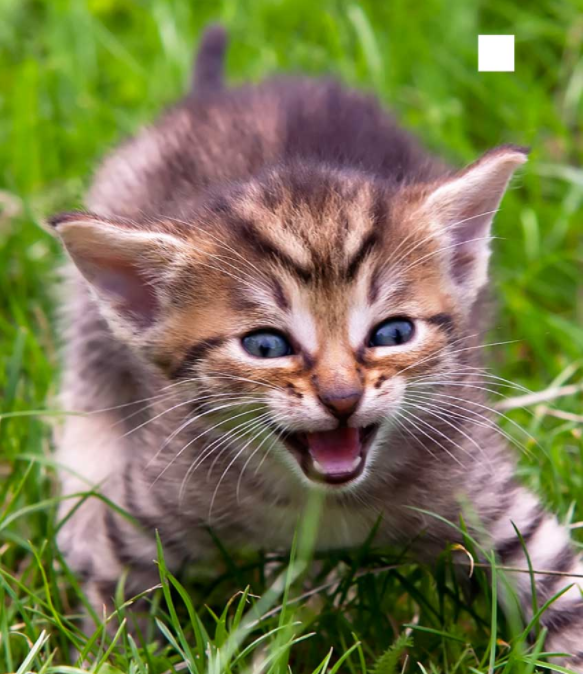
#> input picture DeepLearning_IMGPR/Images/2.png, 583 x 674 px, found by its file name
$ python Rotate.py
#> lines starting #> are read from the running program, lines starting #| are printed output that depends on the picture
import cv2

img = cv2.imread("C://Users//KARTHIK//OneDrive//Desktop//INFOSYS//2.png")
#> img is the input picture: shape (674, 583, 3); mean B, G, R 77.2, 120.1, 120
(h, w) = img.shape[:2]
#> h = 674; w = 583
center = (w // 2, h // 2)
#> center = (291, 337)

angle = 45
scale = 1.0

rotation_matrix = cv2.getRotationMatrix2D(center, angle, scale)
rotated_img = cv2.warpAffine(img, rotation_matrix, (w, h)) #warpAffine does rotation here
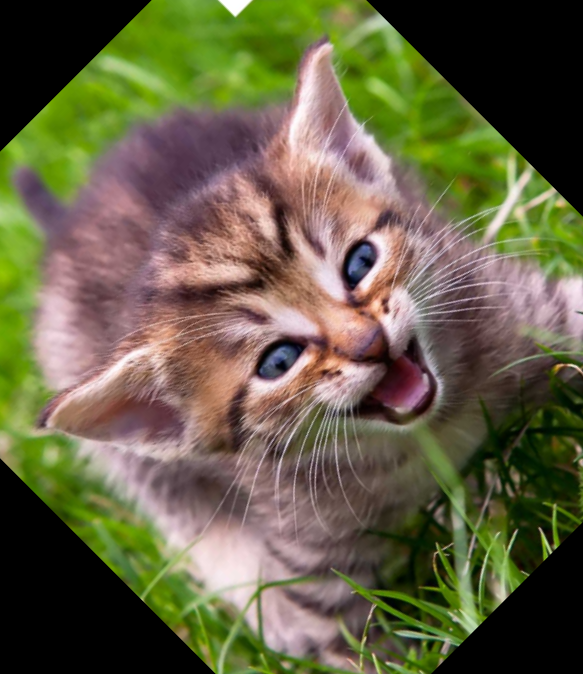
#> rotated_img: shape (674, 583, 3); mean B, G, R 68.4, 96.6, 101.2
cv2.imshow('Rotated Image', rotated_img)
cv2.waitKey(0)
cv2.destroyAllWindows()

$ run again, with DeepLearning_IMGPR/Images/1.png copied over DeepLearning_IMGPR/Images/2.png
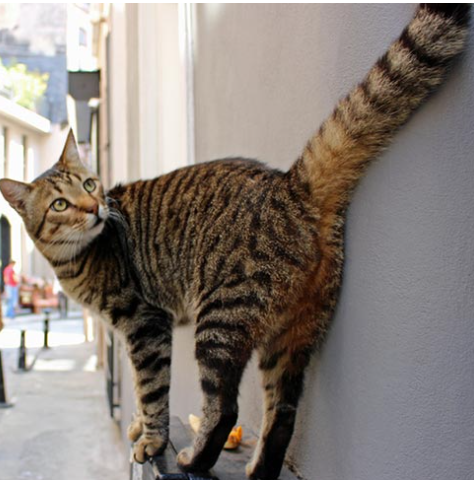
#> input picture DeepLearning_IMGPR/Images/1.png, 474 x 480 px, found by its file name
#> img is the input picture: shape (480, 474, 3); mean B, G, R 121, 127.6, 136.9
#> `rotated_img = cv2.warpAffine(img, rotation_matrix, (w, h))`:
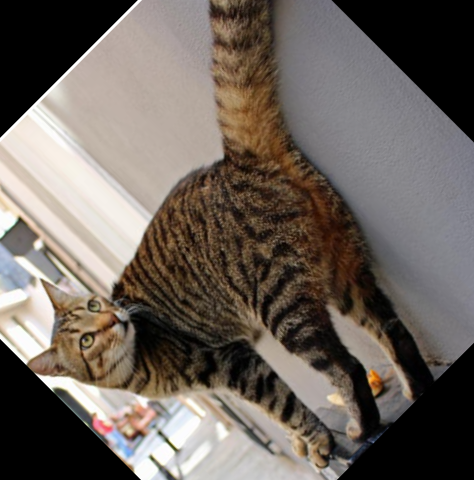
#> rotated_img: shape (480, 474, 3); mean B, G, R 93.3, 100.2, 109.1

$ run again, with DeepLearning_IMGPR/Images/10.png copied over DeepLearning_IMGPR/Images/2.png
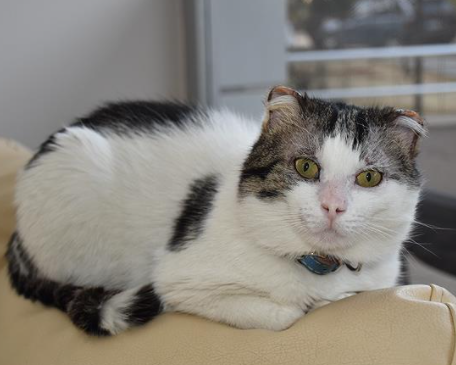
#> input picture DeepLearning_IMGPR/Images/10.png, 456 x 365 px, found by its file name
#> img is the input picture: shape (365, 456, 3); mean B, G, R 124.5, 131.9, 136.3
#> `rotated_img = cv2.warpAffine(img, rotation_matrix, (w, h))`:
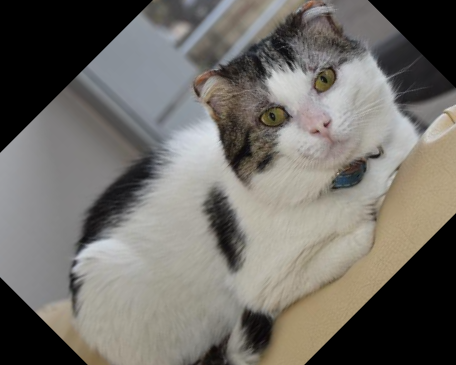
#> rotated_img: shape (365, 456, 3); mean B, G, R 104.4, 110, 113.1

$ run again, with DeepLearning_IMGPR/Images/11.png copied over DeepLearning_IMGPR/Images/2.png
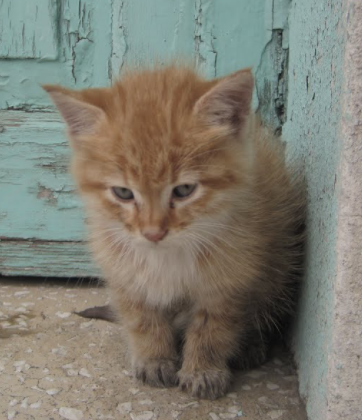
#> input picture DeepLearning_IMGPR/Images/11.png, 362 x 420 px, found by its file name
#> img is the input picture: shape (420, 362, 3); mean B, G, R 113.1, 124.1, 125.8
#> `rotated_img = cv2.warpAffine(img, rotation_matrix, (w, h))`:
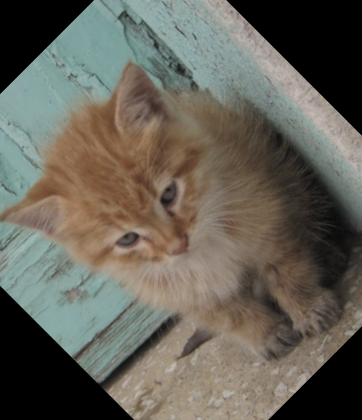
#> rotated_img: shape (420, 362, 3); mean B, G, R 88.1, 97.8, 101
